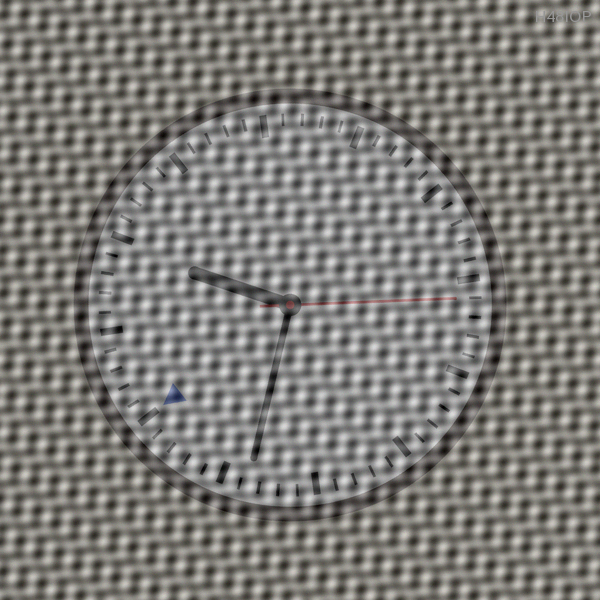
%> input picture input/01.png, 600 x 600 px
$ octave --eval "result = read_clock(imread('input/01.png'));"   (GNU Octave 9; MATLAB toolbox functions it lacks are replaced by stand-ins)
%> lines starting %> are read from the running program, lines starting %| are printed output that depends on the picture; in (x1, y1, x2, y2) boxes, pixels count from 0 and x2, y2 are one past the last pixel; in counts of white or black regions, pixels touching at a corner belong together; the program's own positions count from 1
### functions/remove_periodic_noise.m

function [restored, spectrum, peakRows, peakCols] = remove_periodic_noise(I)
%Remove periodic interference using Fourier filtering.
% Inputs:
%   I         - RGB image.
% Outputs:
%   restored  - Filtered RGB image.
%   spectrum  - Log-magnitude Fourier spectrum.
%   peakRows  - Rows of the removed frequency peaks.
%   peakCols  - Columns of the removed frequency peaks.


    % Compute Fourier spectrum
    gray = im2double(rgb2gray(I));

    F = fftshift(fft2(gray));
    spectrum = log(1 + abs(F));
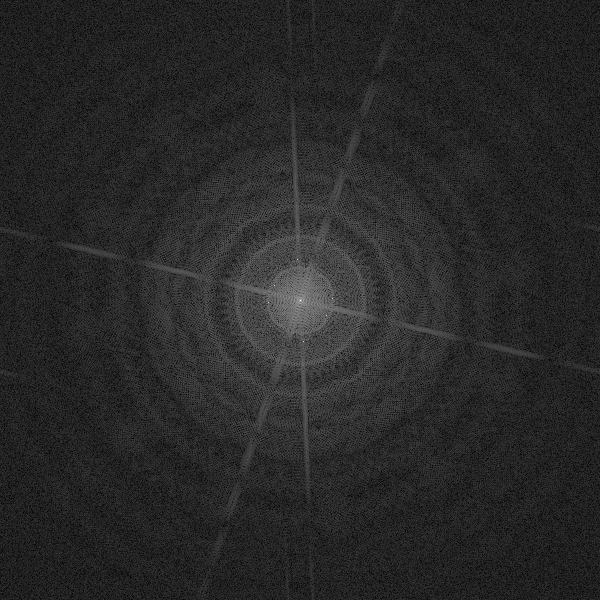
%> spectrum: size 600x600 double; min 0.00785, max 12.08, mean 1.94; drawn with min black and max white

    [rows, cols] = size(spectrum);
%> rows = 600; cols = 600


    % Exclude low frequencies around the center
    cy = floor(rows/2) + 1;
%> cy = 301
    cx = floor(cols/2) + 1;
%> cx = 301

    radius = 25;
    S_search = spectrum;

    for i = 1:rows
        for j = 1:cols
            if (i - cy)^2 + (j - cx)^2 < radius^2
                S_search(i,j) = -inf;
            end
        end
    end
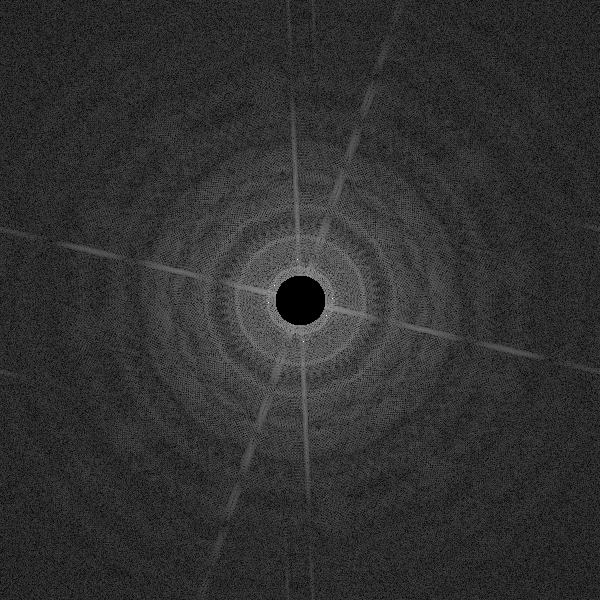
%> S_search: size 600x600 double; 0.54% of pixels changed, all inside (x1, y1, x2, y2) = (276, 276, 325, 325); drawn with min black, max white, NaN and infinite black


    % Detect candidate peaks
    k = 6;

%> the run ends on the next line
    [~, indices] = maxk(S_search(:), k);
    [peakRows, peakCols] = ind2sub(size(S_search), indices);


    % Calculate local peak prominence
    localRadius = 5;
    peakStrength = zeros(k, 1);

    for p = 1:k

        r = peakRows(p);
        c = peakCols(p);

        localSum = 0;
        count = 0;

        for i = max(1, r-localRadius):min(rows, r+localRadius)
            for j = max(1, c-localRadius):min(cols, c+localRadius)

                if i == r && j == c
                    continue;
                end

                localSum = localSum + spectrum(i,j);
                count = count + 1;

            end
        end

        localMean = localSum / count;
        peakStrength(p) = spectrum(r,c) - localMean;

    end


    % Select significant peaks
    threshold = 3;
    selected = peakStrength > threshold;


    % Remove selected frequencies from each RGB channel
    I_double = im2double(I);
    restored = zeros(size(I_double));

    for channel = 1:3

        F_channel = fftshift(fft2(I_double(:,:,channel)));

        for p = 1:k
            if selected(p)
                F_channel(peakRows(p), peakCols(p)) = 0;
            end
        end

        restored(:,:,channel) = real(ifft2(ifftshift(F_channel)));

    end

    peakRows = peakRows(selected);
    peakCols = peakCols(selected);

end

### read_clock.m

function [time, consistent] = read_clock(I)
%READ_CLOCK Read an analog clock and check hand consistency.

    % Image preprocessing
    [restored, spectrum, peakRows, peakCols] = remove_periodic_noise(I);
    enhanced = enhace_contrast(restored);

    % Circle detection
    gray = rgb2gray(enhanced);
    edges = edge(gray, 'canny', [0.1 0.25]);

    [cx, cy, radius] = detect_clock_circle(edges, gray);

    % Color segmentation
    [blueMask, redMask] = detect_color_masks(enhanced);

    [angleTo12, blueX, blueY] = detect_clock_orientation( ...
        blueMask, cx, cy);

    angleRed = detect_second_angle(redMask, cx, cy, radius);

    secondAngle = mod(angleRed - angleTo12, 360);
    seconds = mod(round(secondAngle / 6), 60);

    % Hough transform of black hands
    [A, thetaValues, rhoValues, blackMask] = ...
        detect_black_hands(gray, cx, cy, radius);

    votes = sum(A(abs(rhoValues) <= 3, :), 1);

    [~, index1] = max(votes);

    % Avoid detecting the same hand twice
    angleDifference = abs(thetaValues - thetaValues(index1));
    angleDifference = min(angleDifference, 180 - angleDifference);

    votes(angleDifference <= 8) = 0;

    [~, index2] = max(votes);

    theta1 = thetaValues(index1);
    theta2 = thetaValues(index2);

    % Determine hand directions and lengths
    blackHandPixels = blackMask & ~redMask;

    [angle1, length1] = get_black_hand_from_line( ...
        blackHandPixels, theta1, cx, cy, radius);

    [angle2, length2] = get_black_hand_from_line( ...
        blackHandPixels, theta2, cx, cy, radius);

    % The longer hand indicates minutes
    if length1 > length2
        angleMinute = angle1;
        minuteLength = length1;

        angleHour = angle2;
        hourLength = length2;
    else
        angleMinute = angle2;
        minuteLength = length2;

        angleHour = angle1;
        hourLength = length1;
    end

    % Correct for clock rotation
    minuteAngle = mod(angleMinute - angleTo12, 360);
    hourAngle = mod(angleHour - angleTo12, 360);

    % Read minutes
    minutes = mod(round((minuteAngle - 0.1 * seconds) / 6), 60);

    % Read hours and check consistency
    candidateHours = 0:11;

    expectedAngles = mod(30 * candidateHours + ...
        0.5 * minutes + seconds / 120, 360);

    errors = abs(mod(hourAngle - expectedAngles + 180, 360) - 180);

    [hourError, index] = min(errors);

    hours = candidateHours(index);

    if hours == 0
        hours = 12;
    end

    consistent = hourError <= 7.5;
    time = [hours, minutes, seconds];

    % Prepare color mask visualization
    maskRGB = zeros(size(enhanced));
    maskRGB(:,:,1) = redMask;
    maskRGB(:,:,3) = blueMask;

    % Visualization
    figure('WindowState', 'maximized');

    % 1. Original image
    subplot(2,3,1);
    imshow(I);
    title('Original image');

    % 2. Fourier spectrum
    subplot(2,3,2);
    imagesc(spectrum);
    axis image;
    colormap gray;
    colorbar;
    hold on;

    plot(peakCols, peakRows, 'ro', ...
        'MarkerSize', 10, 'LineWidth', 2);

    hold off;
    title('Fourier spectrum');

    % 3. Enhanced image
    subplot(2,3,3);
    imshow(enhanced);
    title('Enhanced image');

    % 4. Color masks
    subplot(2,3,4);
    imshow(maskRGB);
    title('Color masks');

    % 5. Hough accumulator
    subplot(2,3,5);
    imagesc(thetaValues, rhoValues, A);
    axis xy;
    colorbar;
    hold on;

    yline(0, 'r--', 'LineWidth', 1.5);

    centerRows = find(abs(rhoValues) <= 3);

    [~, peak1] = max(A(centerRows, index1));
    [~, peak2] = max(A(centerRows, index2));

    plot(theta1, rhoValues(centerRows(peak1)), 'co', ...
        'MarkerSize', 9, 'LineWidth', 2);

    plot(theta2, rhoValues(centerRows(peak2)), 'yo', ...
        'MarkerSize', 9, 'LineWidth', 2);

    hold off;

    xlabel('Theta (degrees)');
    ylabel('Rho (pixels)');
    title('Hough space of black hands');

    % 6. Final clock reading
    subplot(2,3,6);
    imshow(gray);
    hold on;

    theta = 0:359;

    circleX = cx + radius * cosd(theta);
    circleY = cy + radius * sind(theta);

    plot(circleX, circleY, 'g', 'LineWidth', 2);
    plot(cx, cy, 'r+', 'MarkerSize', 12, 'LineWidth', 2);

    % 12 o'clock marker
    plot([cx, blueX], [cy, blueY], ...
        'b-', 'LineWidth', 2);

    plot(blueX, blueY, 'bo', ...
        'MarkerSize', 8, 'MarkerFaceColor', 'b');

    % Second hand
    redX = cx + 0.8 * radius * cosd(angleRed);
    redY = cy + 0.8 * radius * sind(angleRed);

    plot([cx, redX], [cy, redY], 'r-', 'LineWidth', 2);

    % Minute hand
    minuteX = cx + minuteLength * cosd(angleMinute);
    minuteY = cy + minuteLength * sind(angleMinute);

    plot([cx, minuteX], [cy, minuteY], 'c-', 'LineWidth', 2);

    % Hour hand
    hourX = cx + hourLength * cosd(angleHour);
    hourY = cy + hourLength * sind(angleHour);

    plot([cx, hourX], [cy, hourY], 'y-', 'LineWidth', 3);

    hold off;

    if consistent
        title(sprintf('%02d:%02d:%02d', ...
            hours, minutes, seconds));
    else
        title(sprintf('%02d:%02d:%02d - BROKEN CLOCK', ...
            hours, minutes, seconds));
    end

    drawnow;

end

$ run again, on input/02.png
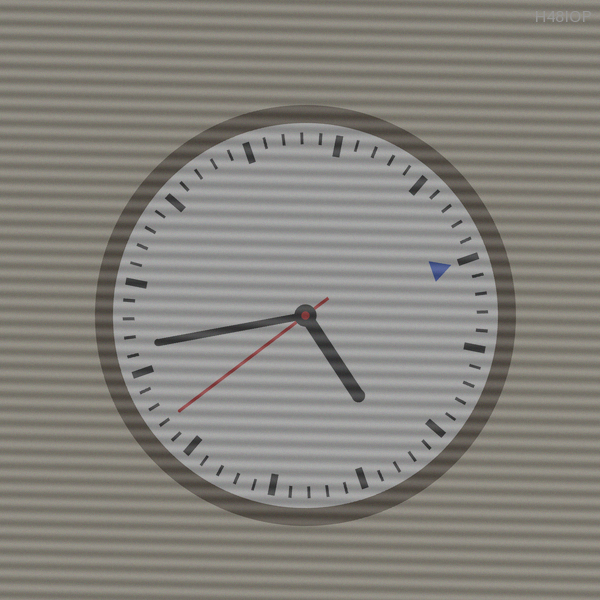
%> input picture input/02.png, 600 x 600 px
%> in remove_periodic_noise, `spectrum = log(1 + abs(F));`:
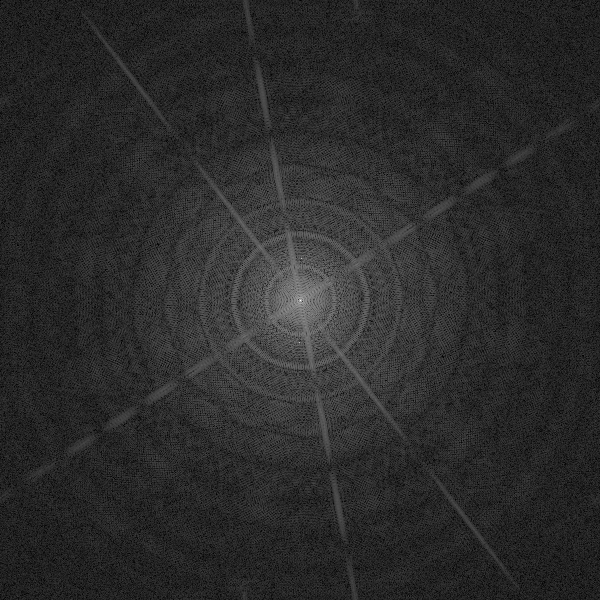
%> spectrum: size 600x600 double; min 0.00672, max 12.13, mean 2.07; drawn with min black and max white
%> after the loop in remove_periodic_noise, `for i = 1:rows`:
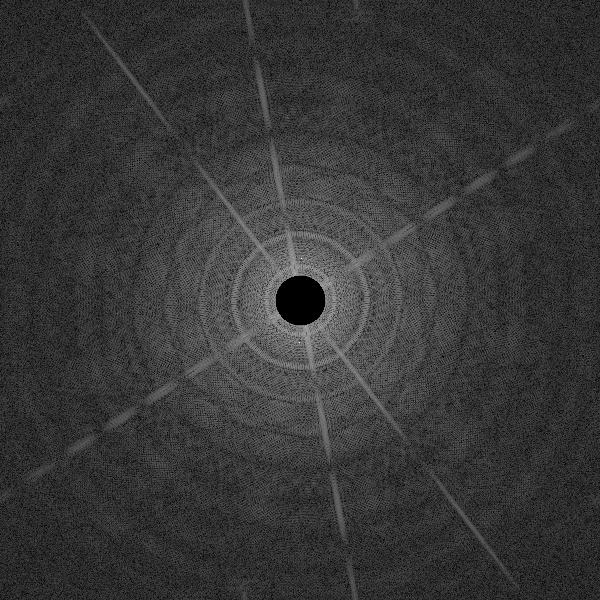
%> S_search: size 600x600 double; 0.54% of pixels changed, all inside (x1, y1, x2, y2) = (276, 276, 325, 325); drawn with min black, max white, NaN and infinite black

$ run again, on input/03.png
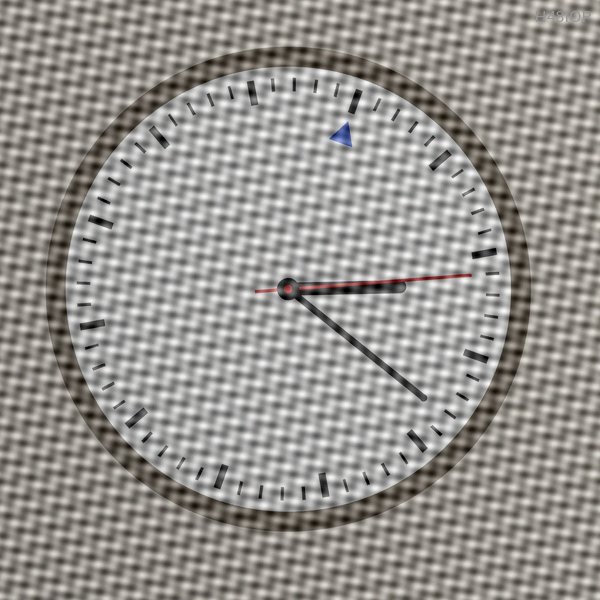
%> input picture input/03.png, 600 x 600 px
%> in remove_periodic_noise, `spectrum = log(1 + abs(F));`:
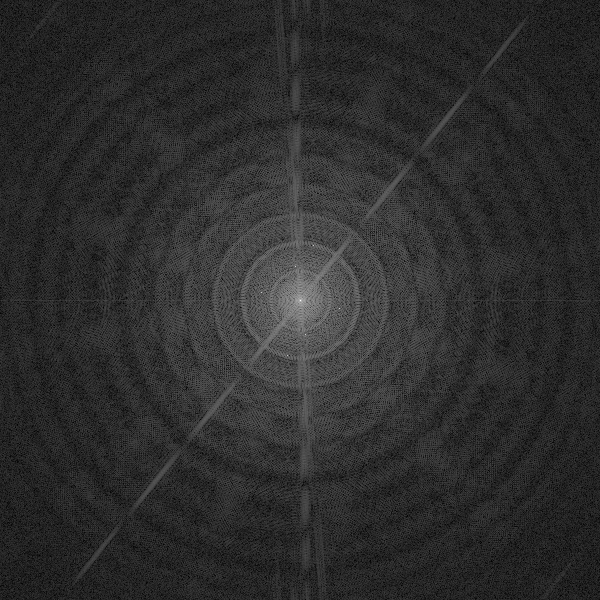
%> spectrum: size 600x600 double; min 0.0186, max 12.25, mean 2.22; drawn with min black and max white
%> after the loop in remove_periodic_noise, `for i = 1:rows`:
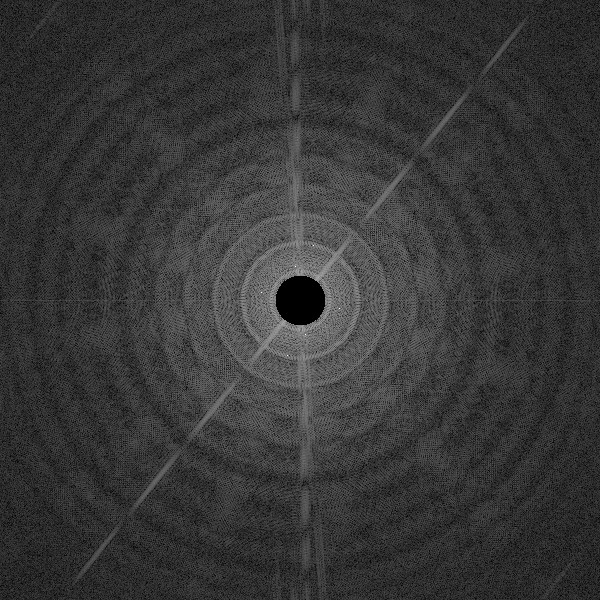
%> S_search: size 600x600 double; 0.54% of pixels changed, all inside (x1, y1, x2, y2) = (276, 276, 325, 325); drawn with min black, max white, NaN and infinite black

$ run again, on input/04.png
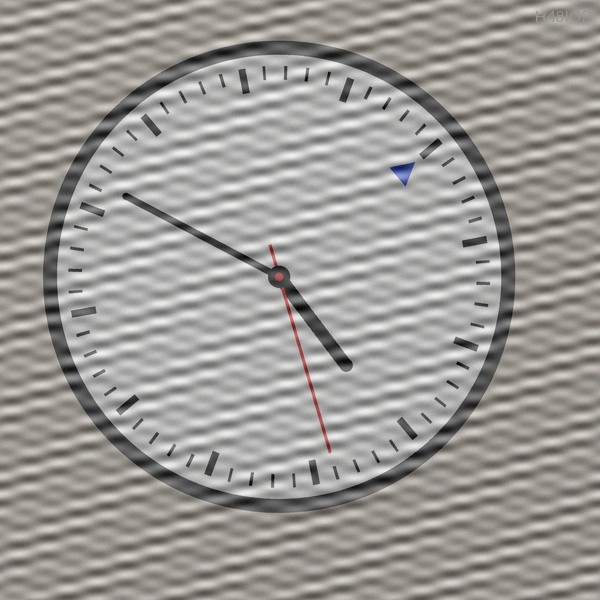
%> input picture input/04.png, 600 x 600 px
%> in remove_periodic_noise, `spectrum = log(1 + abs(F));`:
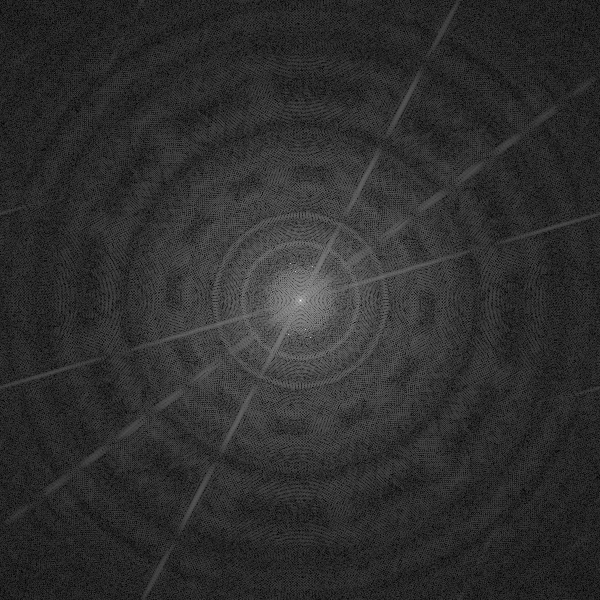
%> spectrum: size 600x600 double; min 0.0139, max 12.29, mean 2.27; drawn with min black and max white
%> after the loop in remove_periodic_noise, `for i = 1:rows`:
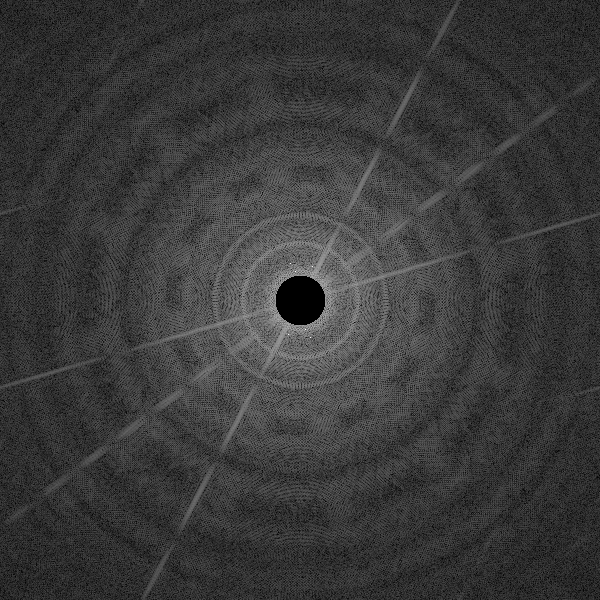
%> S_search: size 600x600 double; 0.54% of pixels changed, all inside (x1, y1, x2, y2) = (276, 276, 325, 325); drawn with min black, max white, NaN and infinite black
